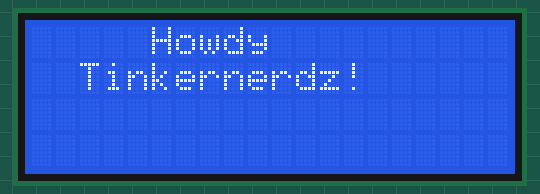
Bench run of a program on a simulated Raspberry Pi Pico running MicroPython. Shown: 20×4 character LCD. Library files of the repository ran but are not shown: lcd_api.py, pico_i2c_lcd.py. At 7.1 s the program stops and its outputs stay as they are.

Above: at 0.1 s.
At 2.2 s:
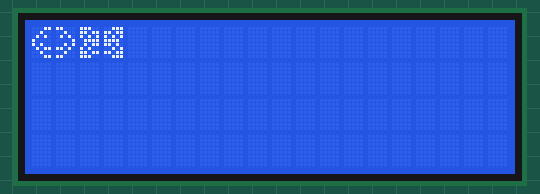

Measured:
- what the display in image 0 shows lasts 2.0 s, from 0.1 s to 2.1 s

The program:

lcd_eg.py
```python
import utime

from machine import I2C
from lcd_api import LcdApi
from pico_i2c_lcd import I2cLcd

I2C_ADDR     = 0x27
I2C_NUM_ROWS = 4
I2C_NUM_COLS = 20

i2c = I2C(0, sda=machine.Pin(0), scl=machine.Pin(1), freq=400000)
lcd = I2cLcd(i2c, I2C_ADDR, I2C_NUM_ROWS, I2C_NUM_COLS)

#my custom display commands
#clear screen
lcd.clear()
lcd.move_to(5,0)
lcd.putstr("Howdy")
lcd.move_to(2,1)
lcd.putstr("Tinkernerdz!")
utime.sleep(2)
lcd.clear()
lcd.custom_char(0, bytearray([0x03,
  0x04,
  0x0A,
  0x10,
  0x14,
  0x0B,
  0x04,
  0x03]))
lcd.custom_char(1, bytearray([0x1C,
  0x1B,
  0x15,
  0x0F,
  0x0B,
  0x14,
  0x1B,
  0x1C]))
lcd.custom_char(2, bytearray([0x18,
  0x04,
  0x0A,
  0x01,
  0x05,
  0x1A,
  0x04,
  0x18]))
lcd.custom_char(3, bytearray([0x07,
  0x1B,
  0x15,
  0x1E,
  0x1A,
  0x05,
  0x1B,
  0x07]))
lcd.move_to(0,0)
lcd.putchar(chr(0))
lcd.move_to(1,0)
lcd.putchar(chr(2))
lcd.move_to(2,0)
lcd.putchar(chr(1))
lcd.move_to(3,0)
lcd.putchar(chr(3))
utime.sleep(5)
```
